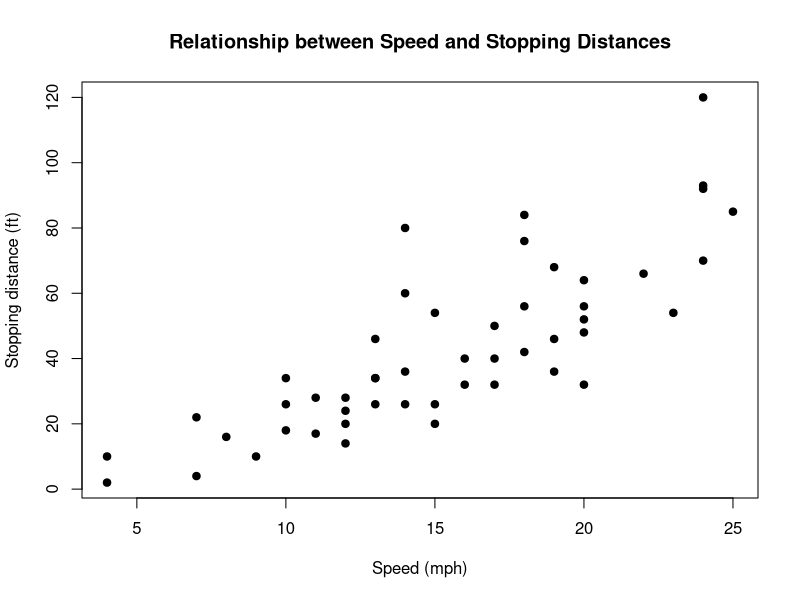

Write R code to recreate this figure. (Note: this script raises an error after producing the figure.)
## linear regression

data("cars")

l <- lm(dist~speed, data = cars)
summary(l)

plot(cars$speed, cars$dist,main="Relationship between Speed and Stopping Distances",
     xlab="Speed (mph)", ylab="Stopping distance (ft)",pch = 19)


## multiple linear regression


data("fuel2001")
fc <- fuel2001
str(fc)
l2 <- lm(FuelC~Drivers+Income+Miles+Pop+Tax, data = fc)
summary(l2)
plot(fc)